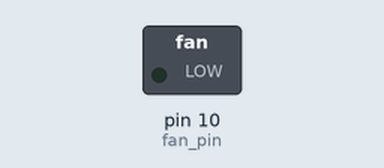
Recording of a sketch running on a simulated Arduino Uno, built with avr-gcc and run on an emulated ATmega328P. On the bench: switched loads named in the sketch (green lamp = pin HIGH). Dashed ring = blinking.

Above: at 0.05 s.
Timing chart, 0 to 3.0 s (numbered marks = the images above):
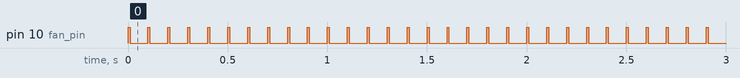

Measured:
- by itself, pin 10 (fan_pin): alternates HIGH for 0.01 s and LOW for 0.09 s

The sketch:

094_motor_rotation_10Hz.ino
```cpp
const int fan_pin = 10;

void setup() {
  pinMode(fan_pin, OUTPUT);
}

void loop() {
  digitalWrite(fan_pin, HIGH);
  delay(10);
  digitalWrite(fan_pin, LOW);
  delay(90);
}
```
